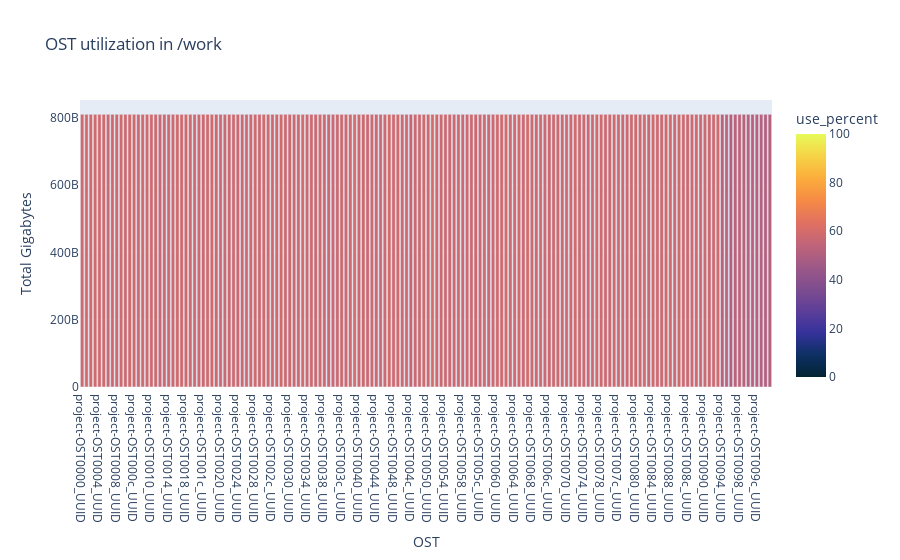

The notebook cell saved with this chart:
### Code cell
# search for only the OSTs that belong to the desired partition
df_pool = df[(df["partition"] == partition) & (df["storage_type"] == "OST")]

# draw a bar chart for the utilization of this partition
fig = px.bar(df_pool, x="id", y="blocks", color="use_percent", range_color = [0,100], color_continuous_scale="thermal",
            labels={"id":"OST", "blocks":"Total Gigabytes", "color":"used percent"}, title="OST utilization in " + partition)
fig.show()
#fig.write_html("Lustre_overview.html")

### Figure 1 — Plotly figure (JSON) as saved in the notebook; plotly's stock layout.template omitted (floating-point values rounded to 4 significant figures; data arrays with more than 128 entries replaced by an {"elided": "..."} marker saying what was removed)
{"data": [{"alignmentgroup": "True", "hovertemplate": "OST=%{x}<br>Total Gigabytes=%{y}<br>use_percent=%{marker.color}<extra></extra>", "legendgroup": "", "marker": {"color": {"elided": "160 int values"}, "coloraxis": "coloraxis", "pattern": {"shape": ""}}, "name": "", "offsetgroup": "", "orientation": "v", "showlegend": false, "textposition": "auto", "type": "bar", "x": {"elided": "160 str values"}, "xaxis": "x", "y": {"elided": "160 int values"}, "yaxis": "y"}], "layout": {"barmode": "relative", "coloraxis": {"cmax": 100, "cmin": 0, "colorbar": {"title": {"text": "use_percent"}}, "colorscale": [[0, "rgb(3, 35, 51)"], [0.09091, "rgb(13, 48, 100)"], [0.1818, "rgb(53, 50, 155)"], [0.2727, "rgb(93, 62, 153)"], [0.3636, "rgb(126, 77, 143)"], [0.4545, "rgb(158, 89, 135)"], [0.5455, "rgb(193, 100, 121)"], [0.6364, "rgb(225, 113, 97)"], [0.7273, "rgb(246, 139, 69)"], [0.8182, "rgb(251, 173, 60)"], [0.9091, "rgb(246, 211, 70)"], [1, "rgb(231, 250, 90)"]]}, "legend": {"tracegroupgap": 0}, "title": {"text": "OST utilization in /work"}, "xaxis": {"anchor": "y", "domain": [0, 1], "title": {"text": "OST"}}, "yaxis": {"anchor": "x", "domain": [0, 1], "title": {"text": "Total Gigabytes"}}}}
